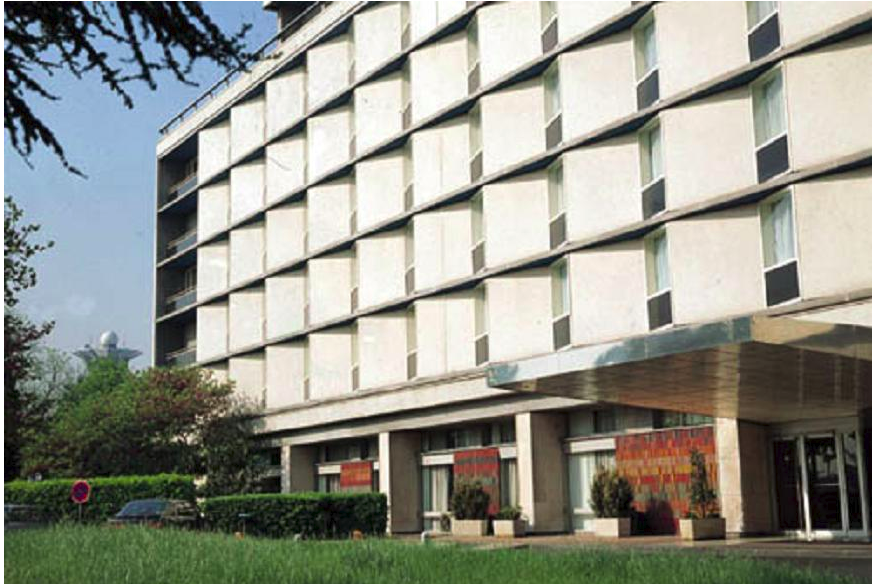
#> input picture practise/building.png, 876 x 584 px
$ python prob_hough_trans.py
#> lines starting #> are read from the running program, lines starting #| are printed output that depends on the picture; after the words box and inside, x2 and y2 are one past the last pixel; in counts of white or black regions, pixels touching at a corner belong together
import cv2
import numpy as np
import matplotlib.pyplot as plt

img = cv2.imread('building.png')
#> img is the input picture: shape (584, 876, 3); mean B, G, R 138.4, 148.4, 146.8
gray = cv2.cvtColor(img,cv2.COLOR_BGR2GRAY)
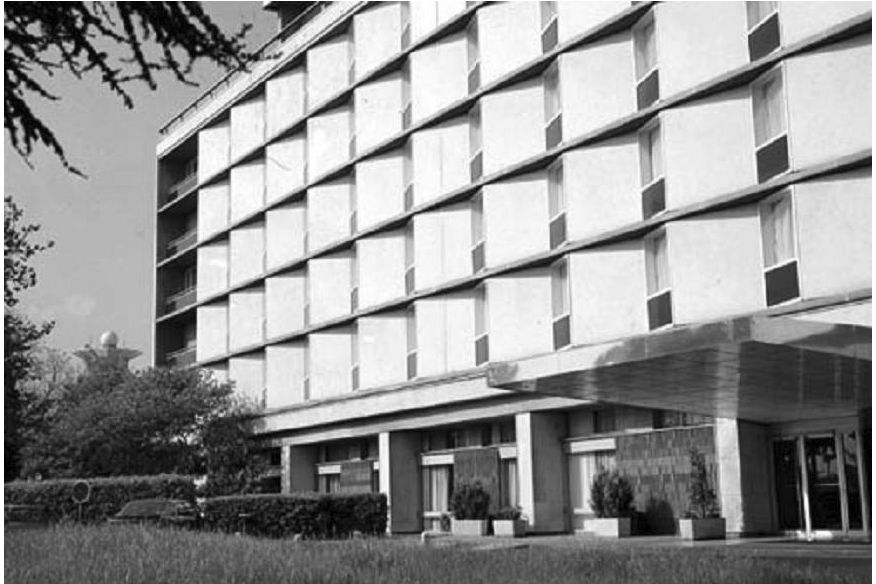
#> gray: shape (584, 876); min 0, max 255, mean 146.8
#detect edges in the input image.
edges = cv2.Canny(gray,50,150,apertureSize = 3)
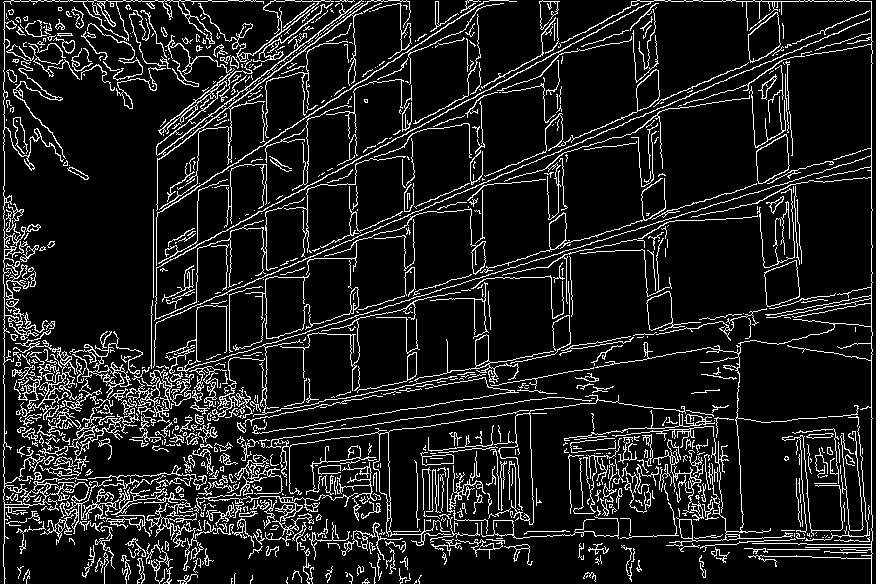
#> edges: shape (584, 876); 11.5% white in thin lines or dots
# Minimum length of line. Line segments shorter than this are rejected.
minLineLength = 100
#Maximum allowed gap between line segments to treat them as single line.
maxLineGap = 10
lines = cv2.HoughLinesP(edges,1,2*np.pi/180,100,minLineLength,maxLineGap)
#> lines = 279 rows, first 6: [736, 1, 752, 1], [871, 514, 871, 419], [703, 1, 721, 1], [4, 185, 4, 151], [108, 1, 122, 1], [142, 1, 154, 1]

if np.size(lines) > 1:
   for x1,y1,x2,y2 in lines[0]:
        cv2.line(img,(x1,y1),(x2,y2),(0,255,0),2)
#> this loop made 1 pass
#> img: shape (584, 876, 3); 0.01% of pixels changed, all inside (x1, y1, x2, y2) = (735, 0, 754, 3)

#cv2.imshow('dst',img)
#if cv2.waitKey(0) & 0xff == 27:
#    cv2.destroyAllWindows()
plt.imshow(img)
plt.xticks([]), plt.yticks([])
plt.show()

$ run again, with practise/chess.jpeg saved as practise/building.png
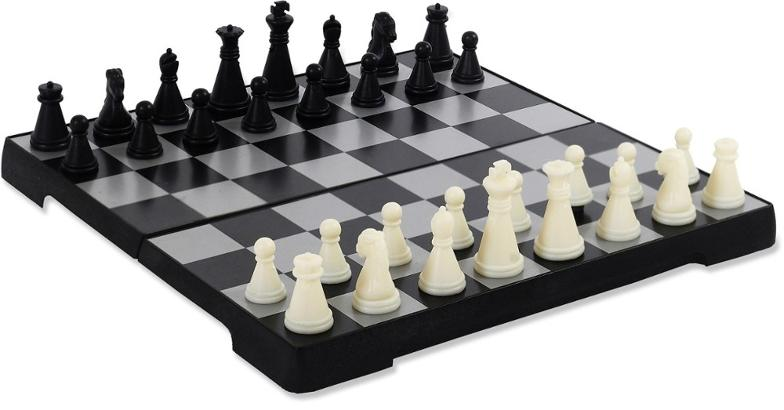
#> input picture practise/chess.jpeg, 784 x 410 px
#> img is the input picture: shape (410, 784, 3); mean B, G, R 173.2, 174.5, 175.1
#> `gray = cv2.cvtColor(img,cv2.COLOR_BGR2GRAY)`:
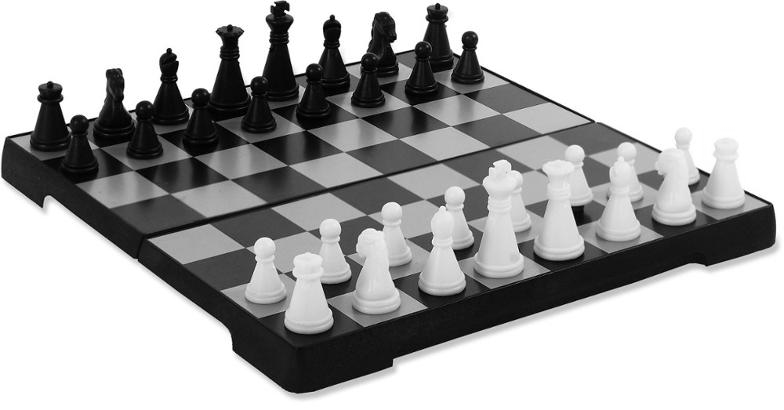
#> gray: shape (410, 784); min 0, max 255, mean 174.5
#> `edges = cv2.Canny(gray,50,150,apertureSize = 3)`:
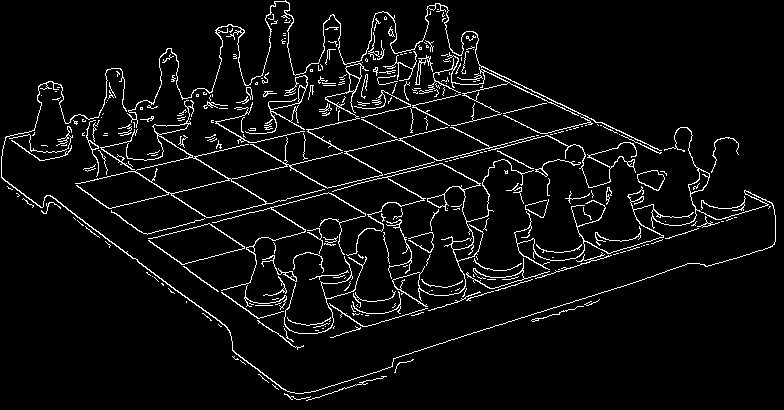
#> edges: shape (410, 784); 5.2% white in thin lines or dots
#> lines = 51 rows, first 6: [575, 125, 590, 122], [438, 160, 469, 153], [306, 193, 317, 191], [409, 190, 423, 198], [513, 81, 575, 111], [504, 115, 517, 121]
#> the loop `for x1,y1,x2,y2 in lines[0]:` made 1 pass

$ run again, with practise/download.jpeg saved as practise/building.png
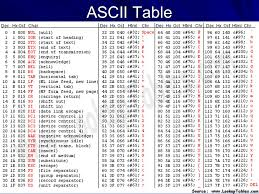
#> input picture practise/download.jpeg, 259 x 194 px
#> img is the input picture: shape (194, 259, 3); mean B, G, R 211.2, 201.8, 203
#> `gray = cv2.cvtColor(img,cv2.COLOR_BGR2GRAY)`:
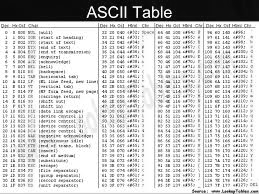
#> gray: shape (194, 259); min 0, max 255, mean 203.2
#> `edges = cv2.Canny(gray,50,150,apertureSize = 3)`:
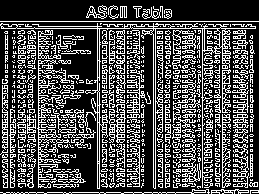
#> edges: shape (194, 259); 30.3% white in thin lines or dots
#> lines = 49 rows, first 6: [1, 28, 15, 28], [0, 21, 258, 21], [221, 28, 255, 28], [238, 192, 248, 192], [153, 187, 153, 34], [155, 188, 155, 28]
#> the loop `for x1,y1,x2,y2 in lines[0]:` made 1 pass
